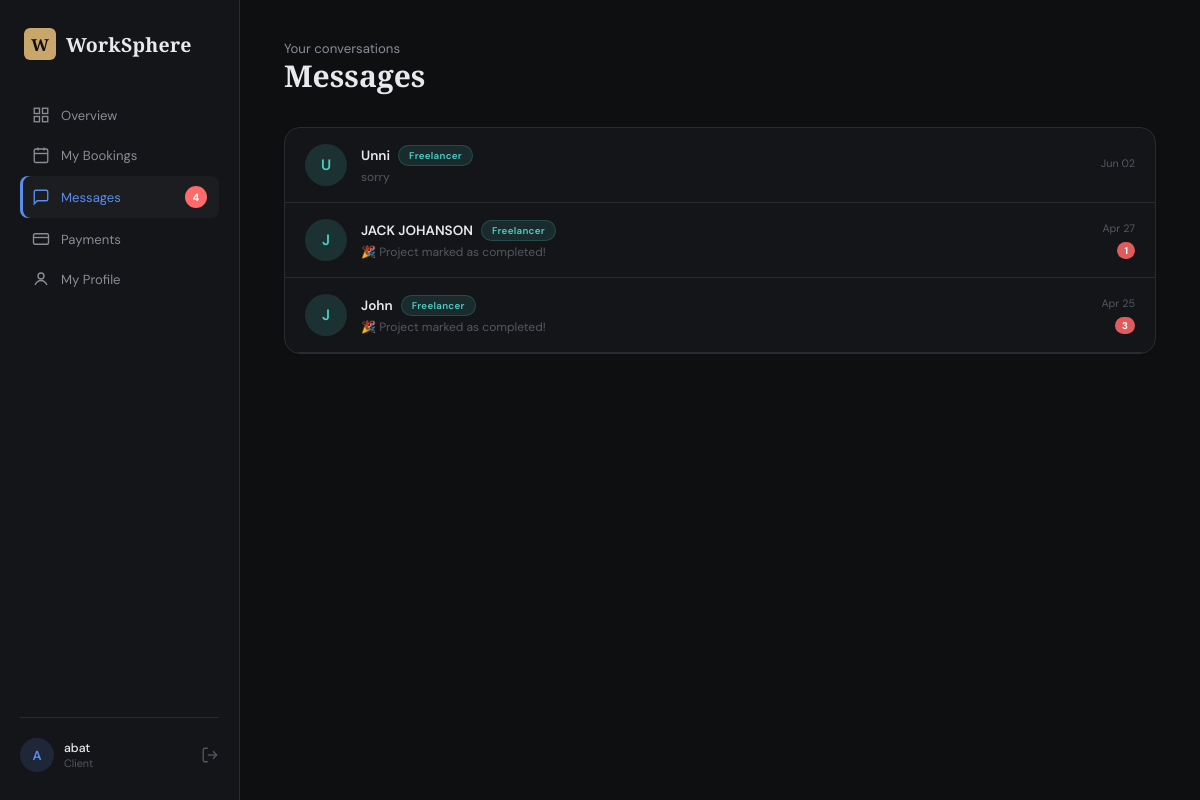
Screenshot of /messages (signed in) with the database file from the repository.
### models.py (models this page shows, shortened)
class User(UserMixin, db.Model):
    __tablename__ = 'user'
    id            = db.Column(db.Integer, primary_key=True)
    username      = db.Column(db.String(80),  unique=True, nullable=False)
    email         = db.Column(db.String(120), unique=True, nullable=False)
    full_name     = db.Column(db.String(150), nullable=False)
    password_hash = db.Column(db.String(256), nullable=False)
    role          = db.Column(db.String(20),  nullable=False, default='client')
    created_at    = db.Column(db.DateTime,    default=datetime.utcnow)
    services               = db.relationship('Service',  foreign_keys='Service.freelancer_id',  backref='freelancer', lazy=True)
    bookings_as_client     = db.relationship('Booking',  foreign_keys='Booking.client_id',      backref='client',     lazy=True)
    bookings_as_freelancer = db.relationship('Booking',  foreign_keys='Booking.freelancer_id',  backref='freelancer', lazy=True)
    sent_messages          = db.relationship('Message',  foreign_keys='Message.sender_id',      backref='sender',     lazy=True)
    received_messages      = db.relationship('Message',  foreign_keys='Message.receiver_id',    backref='receiver',   lazy=True)
    payments_made          = db.relationship('Payment',  foreign_keys='Payment.client_id',      backref='client',     lazy=True)
    payments_received      = db.relationship('Payment',  foreign_keys='Payment.freelancer_id',  backref='freelancer', lazy=True)

class Message(db.Model):
    __tablename__ = 'message'
    id           = db.Column(db.Integer, primary_key=True)
    sender_id    = db.Column(db.Integer, db.ForeignKey('user.id'), nullable=False)
    receiver_id  = db.Column(db.Integer, db.ForeignKey('user.id'), nullable=False)
    content      = db.Column(db.Text,    nullable=False)
    msg_type     = db.Column(db.String(20), default='text')
    booking_id   = db.Column(db.Integer, db.ForeignKey('booking.id'), nullable=True)
    is_read      = db.Column(db.Boolean, default=False)
    created_at   = db.Column(db.DateTime, default=datetime.utcnow)
    booking      = db.relationship('Booking', backref='messages', lazy=True)

### app.py (the view)
@app.route('/messages')
@login_required
def messages():
    conversations = _get_conversations()
    unread_msgs = Message.query.filter_by(
        receiver_id=current_user.id,
        is_read=False
    ).count()
    return render_template(
        'messages.html',
        conversations=conversations,
        unread_msgs=unread_msgs
    )

### app.py (called while the page is built)
@login_manager.user_loader
def load_user(user_id):
    return db.session.get(User, int(user_id))

@app.after_request
def no_cache(response):
    response.headers['Cache-Control'] = 'no-store, no-cache, must-revalidate, private'
    response.headers['Pragma'] = 'no-cache'
    response.headers['Expires'] = '0'
    return response

@app.before_request
def enforce_session_user():
    open_routes = {'login', 'register', 'static'}
    if request.endpoint in open_routes:
        return
    session_uid = session.get('_user_id')
    if session_uid is None:
        return
    if current_user.is_authenticated and str(current_user.id) != str(session_uid):
        logout_user()
        flash('Session expired. Please log in again.', 'info')
        return redirect(url_for('login'))

def _get_conversations():
    uid = current_user.id
    all_msgs = Message.query.filter(
        or_(Message.sender_id == uid, Message.receiver_id == uid)
    ).order_by(Message.created_at.desc()).all()
    seen, convos = set(), []
    for m in all_msgs:
        other_id = m.receiver_id if m.sender_id == uid else m.sender_id
        if other_id in seen:
            continue
        seen.add(other_id)
        other = db.session.get(User, other_id)
        unread = Message.query.filter_by(sender_id=other_id, receiver_id=uid, is_read=False).count()
        convos.append({'user': other, 'last': m, 'unread': unread})
    return convos

### templates/Messages.html (shortened to what this page needs)
{% extends "base.html" %}
{% block content %}
<div class="app-layout">
  <aside class="sidebar sidebar--{{ current_user.role }}">
    <div class="sidebar__brand">
      <div class="brand__mark brand__mark--sm">W</div>
      <span class="brand__name">WorkSphere</span>
    </div>
  <nav class="sidebar__nav">
  <a href="{{ url_for('dashboard') }}"
     class="nav-item {% if request.endpoint == 'dashboard' %}nav-item--active{% endif %}">
    <svg viewBox="0 0 24 24" fill="none" stroke="currentColor" stroke-width="1.8" width="18">
      <rect x="3" y="3" width="7" height="7"/>
      <rect x="14" y="3" width="7" height="7"/>
      <rect x="3" y="14" width="7" height="7"/>
      <rect x="14" y="14" width="7" height="7"/>
    </svg>
    <span>Overview</span>
  </a>
  {% if current_user.role == 'freelancer' %}
  <a href="{{ url_for('add_service') }}"
     class="nav-item {% if request.endpoint == 'add_service' %}nav-item--active{% endif %}">
    <svg viewBox="0 0 24 24" fill="none" stroke="currentColor" stroke-width="1.8" width="18">
      <circle cx="12" cy="12" r="10"/>
      <line x1="12" y1="8" x2="12" y2="16"/>
      <line x1="8" y1="12" x2="16" y2="12"/>
    </svg>
    <span>Add Proposal</span>
  </a>
  <a href="{{ url_for('booking_requests') }}"
     class="nav-item {% if request.endpoint == 'booking_requests' %}nav-item--active{% endif %}">
    <svg viewBox="0 0 24 24" fill="none" stroke="currentColor" stroke-width="1.8" width="18">
      <path d="M14 2H6a2 2 0 0 0-2 2v16a2 2 0 0 0 2 2h12a2 2 0 0 0 2-2V8z"/>
      <polyline points="14 2 14 8 20 8"/>
      <line x1="16" y1="13" x2="8" y2="13"/>
      <line x1="16" y1="17" x2="8" y2="17"/>
    </svg>
    <span>Booking Requests</span>
  </a>
  {% else %}
  <a href="{{ url_for('my_bookings') }}"
     class="nav-item {% if request.endpoint == 'my_bookings' %}nav-item--active{% endif %}">
    <svg viewBox="0 0 24 24" fill="none" stroke="currentColor" stroke-width="1.8" width="18">
      <path d="M8 2v4"/>
      <path d="M16 2v4"/>
      <rect x="3" y="4" width="18" height="18" rx="2"/>
      <path d="M3 10h18"/>
    </svg>
    <span>My Bookings</span>
  </a>
  {% endif %}
  <a href="{{ url_for('messages') }}"
     class="nav-item {% if request.endpoint == 'messages' %}nav-item--active{% endif %}">
    <svg viewBox="0 0 24 24" fill="none" stroke="currentColor" stroke-width="1.8" width="18">
      <path d="M21 15a2 2 0 0 1-2 2H7l-4 4V5a2 2 0 0 1 2-2h14a2 2 0 0 1 2 2z"/>
    </svg>
    <span>Messages</span>
    {% if unread_msgs > 0 %}
    <span style="margin-left:auto;min-width:22px;height:22px;border-radius:999px;background:#ff6b6b;color:white;display:flex;align-items:center;justify-content:center;font-size:.7rem;font-weight:700;">
      {{ unread_msgs }}
    </span>
    {% endif %}
  </a>
  {% if current_user.role == 'freelancer' %}
  <a href="{{ url_for('payments') }}"
     class="nav-item {% if request.endpoint == 'payments' %}nav-item--active{% endif %}">
    <svg viewBox="0 0 24 24" fill="none" stroke="currentColor" stroke-width="1.8" width="18">
      <line x1="12" y1="1" x2="12" y2="23"/>
      <path d="M17 5H9.5a3.5 3.5 0 0 0 0 7h5a3.5 3.5 0 0 1 0 7H6"/>
    </svg>
    <span>Earnings</span>
  </a>
  <a href="{{ url_for('freelancer_profile') }}"
     class="nav-item {% if request.endpoint == 'freelancer_profile' %}nav-item--active{% endif %}">
    <svg viewBox="0 0 24 24" fill="none" stroke="currentColor" stroke-width="1.8" width="18">
      <circle cx="12" cy="8" r="4"/>
      <path d="M4 20c2-4 6-6 8-6s6 2 8 6"/>
    </svg>
    <span>My Profile</span>
  </a>
  {% else %}
  <a href="{{ url_for('payments') }}"
     class="nav-item {% if request.endpoint == 'payments' %}nav-item--active{% endif %}">
    <svg viewBox="0 0 24 24" fill="none" stroke="currentColor" stroke-width="1.8" width="18">
      <rect x="2" y="5" width="20" height="14" rx="2"/>
      <path d="M2 10h20"/>
    </svg>
    <span>Payments</span>
  </a>
  <a href="{{ url_for('client_profile') }}"
     class="nav-item {% if request.endpoint == 'client_profile' %}nav-item--active{% endif %}">
    <svg viewBox="0 0 24 24" fill="none" stroke="currentColor" stroke-width="1.8" width="18">
      <circle cx="12" cy="8" r="4"/>
      <path d="M4 20c2-4 6-6 8-6s6 2 8 6"/>
    </svg>
    <span>My Profile</span>
  </a>
  {% endif %}
</nav>
    <div class="sidebar__footer">
      <div class="sidebar__user">
        <div class="avatar avatar--{{ current_user.role }}">{{ current_user.username[0].upper() }}</div>
        <div class="sidebar__user-info">
          <span class="sidebar__user-name">{{ current_user.username }}</span>
          <span class="sidebar__user-role">{{ current_user.role | capitalize }}</span>
        </div>
      </div>
      <a href="{{ url_for('logout') }}" class="logout-btn" title="Logout">
        <svg viewBox="0 0 24 24" fill="none" stroke="currentColor" stroke-width="1.8" width="18"><path d="M9 21H5a2 2 0 0 1-2-2V5a2 2 0 0 1 2-2h4"/><polyline points="16 17 21 12 16 7"/><line x1="21" y1="12" x2="9" y2="12"/></svg>
      </a>
    </div>
  </aside>
  <main class="main-content">
    <header class="page-header">
      <div class="page-header__left">
        <p class="page-header__greeting">Your conversations</p>
        <h2 class="page-header__title">Messages</h2>
      </div>
    </header>
    {% if conversations %}
    <div class="table-card">
      {% for c in conversations %}
      <a href="{{ url_for('chat', other_id=c.user.id) }}"
         style="display:flex;align-items:center;gap:14px;padding:16px 20px;border-bottom:1px solid var(--border);text-decoration:none;transition:background var(--trans)"
         onmouseover="this.style.background='var(--bg-3)'" onmouseout="this.style.background=''">
        <div class="avatar avatar--{{ c.user.role }}" style="width:42px;height:42px;font-size:1rem;flex-shrink:0">
          {{ c.user.username[0].upper() }}
        </div>
        <div style="flex:1;min-width:0">
          <div style="display:flex;align-items:center;gap:8px;margin-bottom:3px">
            <span style="font-size:.9rem;font-weight:600;color:var(--text)">{{ c.user.full_name }}</span>
            <span class="role-badge role-badge--{{ c.user.role }}" style="font-size:.65rem">{{ c.user.role }}</span>
          </div>
          <div style="font-size:.8rem;color:var(--text-3);overflow:hidden;text-overflow:ellipsis;white-space:nowrap">
            {{ c.last.content[:60] }}{% if c.last.content|length > 60 %}…{% endif %}
          </div>
        </div>
        <div style="text-align:right;flex-shrink:0">
          <div style="font-size:.72rem;color:var(--text-3);margin-bottom:4px">{{ c.last.created_at.strftime('%b %d') }}</div>
          {% if c.unread > 0 %}
          <span style="background:var(--admin);color:#fff;font-size:.65rem;font-weight:700;padding:2px 7px;border-radius:999px">{{ c.unread }}</span>
          {% endif %}
        </div>
      </a>
      {% endfor %}
    </div>
    {% endif %}
  </main>
</div>
{% endblock %}

### static/css/style.css (style rules this page uses)
:root { --bg: #0e0f11; --bg-2: #141518; --bg-3: #1c1d21; --border: #2a2b30; --text: #e8e9ec; --text-2: #8a8c96; --text-3: #55575f; --accent: #c9a76a; --accent-2: #e8c987; --accent-glow: rgba(201,167,106,.18); --client: #5b8dee; --freelancer:#4ecdc4; --admin: #e05c5c; --radius: 10px; --radius-lg: 16px; --trans: .2s ease; }
*, *::before, *::after { box-sizing: border-box; margin: 0; padding: 0; }
html { font-size: 15px; }
body { font-family: 'DM Sans', sans-serif; background: var(--bg); color: var(--text); min-height: 100vh; -webkit-font-smoothing: antialiased; }
a { text-decoration: none; color: inherit; }
.brand__mark { width: 40px; height: 40px; background: var(--accent); color: var(--bg); font-family: 'Cormorant Garamond', serif; font-size: 1.5rem; font-weight: 600; display: grid; place-items: center; border-radius: 8px; }
.brand__mark--sm { width: 32px; height: 32px; font-size: 1.1rem; border-radius: 6px; }
.brand__name { font-family: 'Cormorant Garamond', serif; font-size: 1.3rem; font-weight: 600; letter-spacing: .01em; color: var(--text); }
.app-layout { display: flex; min-height: 100vh; }
.sidebar { width: 240px; flex-shrink: 0; background: var(--bg-2); border-right: 1px solid var(--border); display: flex; flex-direction: column; padding: 28px 20px; position: sticky; top: 0; height: 100vh; }
.sidebar__brand { display: flex; align-items: center; gap: 10px; margin-bottom: 36px; padding: 0 4px; }
.sidebar__nav { display: flex; flex-direction: column; gap: 2px; flex: 1; }
.nav-item { display: flex; align-items: center; gap: 11px; padding: 10px 12px; border-radius: 8px; color: var(--text-2); font-size: .875rem; font-weight: 400; transition: all var(--trans); }
.nav-item--active { background: var(--bg-3); color: var(--text); }
.sidebar--client .nav-item--active { color: var(--client); box-shadow: inset 3px 0 0 var(--client); }
.sidebar__footer { display: flex; align-items: center; gap: 10px; padding-top: 20px; border-top: 1px solid var(--border); }
.avatar { width: 34px; height: 34px; border-radius: 50%; display: grid; place-items: center; font-size: .875rem; font-weight: 600; flex-shrink: 0; }
.avatar--client { background: rgba(91,141,238,.15); color: var(--client); }
.avatar--freelancer { background: rgba(78,205,196,.15); color: var(--freelancer); }
.sidebar__user { display: flex; align-items: center; gap: 10px; flex: 1; min-width: 0; }
.sidebar__user-info { display: flex; flex-direction: column; min-width: 0; }
.sidebar__user-name { font-size: .82rem; font-weight: 500; color: var(--text); overflow: hidden; text-overflow: ellipsis; white-space: nowrap; }
.sidebar__user-role { font-size: .72rem; color: var(--text-3); }
.logout-btn { color: var(--text-3); display: grid; place-items: center; transition: color var(--trans); }
.main-content { flex: 1; padding: 40px 44px; overflow-x: hidden; }
.page-header { display: flex; align-items: flex-start; justify-content: space-between; margin-bottom: 36px; gap: 16px; }
.page-header__greeting { font-size: .88rem; color: var(--text-2); margin-bottom: 4px; }
.page-header__title { font-family: 'Cormorant Garamond', serif; font-size: 2rem; font-weight: 600; color: var(--text); line-height: 1; }
.table-card { background: var(--bg-2); border: 1px solid var(--border); border-radius: var(--radius-lg); overflow: hidden; }
.role-badge { display: inline-block; padding: 3px 10px; border-radius: 999px; font-size: .72rem; font-weight: 600; letter-spacing: .03em; text-transform: capitalize; }
.role-badge--freelancer { background: rgba(78,205,196,.12); color: var(--freelancer); border: 1px solid rgba(78,205,196,.2); }

### rows the page displays
User: username "A", username "abat", role "Client"
User: user "U", user.full_name "Unni", user.role "Freelancer"
Message: last "sorry", last.created_at "Jun 02"
User: user "J", user.full_name "JACK JOHANSON", user.role "Freelancer"
Message: last "🎉 Project marked as completed!", last.created_at "Apr 27"
User: user "J", user.full_name "John", user.role "Freelancer"
Message: last "🎉 Project marked as completed!", last.created_at "Apr 25"

### other values shown
{{ unread_msgs }} "4"
{{ c.unread }} "1" "3"
